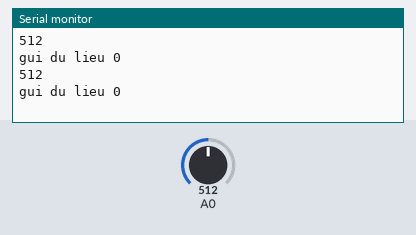
Recording of a sketch running on a simulated Arduino Uno, built with avr-gcc and run on an emulated ATmega328P. Parts: the last lines printed to the serial monitor. The test bench sets the inputs (shaded band); at power-on: A0 = 512.

Above: at 2.3 s.
2.4 s: A0 set to 660
At 4.2 s:
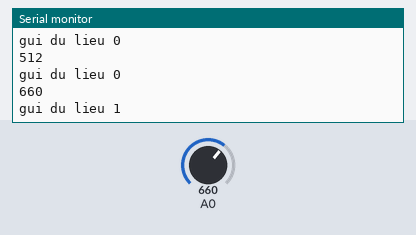
4.5 s: A0 set to 640
At 5.6 s:
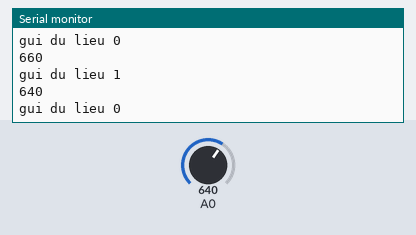
Timing chart, 0 to 7.5 s (numbered marks = the images above; inputs shaded):
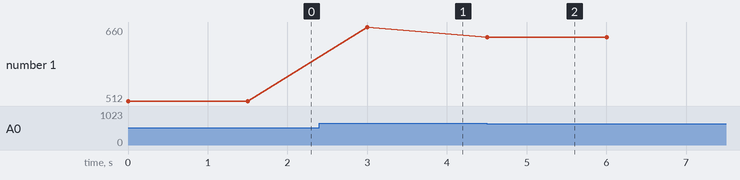

The sketch:

Master.ino
```cpp
//#include <SoftwareSerial.h>
//
//SoftwareSerial BTSerial (10, 11); // RX | TX
//
//void setup () {
//  pinMode (9, OUTPUT);
//  digitalWrite(9, HIGH);
//  Serial.begin(9600);
//  Serial.println ("Enter AT commands:");
//  BTSerial.begin (38400); // HC-05 default speed in AT command
//
//}
//void loop () {
//// Keep reading from HC-05 and send to Arduino Serial Monitor
//if (BTSerial.available())
//Serial.write(BTSerial.read());
//
//
//
//// Keep reading from Arduino Serial Monitor and send to HC-05
//if (Serial.available())
//  BTSerial.write(Serial.read());
//}
//
////chua cam nguon arrduino  -> cam nguon chua cam day 5v => cam day 5v dong thoi giu 2 giay => vao che do at mode


// Master
#include <SoftwareSerial.h>
SoftwareSerial BTSerial(10,11); // RX, TX
// sensor
int value;
//
void setup() {
  BTSerial.begin(38400);
  Serial.begin(38400);
}

void loop() {
  value = analogRead(A0);
  Serial.println(value);
  if (value <= 650) {
    BTSerial.write('0');
    Serial.println("gui du lieu 0 ");
  } else {
    BTSerial.write('1');
    Serial.println("gui du lieu 1 ");
  }
  delay(1500);
}
```

Measured:
- after the input at 2.4 s, the serial monitor: prints a new line after 0.60 s (image 1)
- after the input at 4.5 s, the serial monitor: prints a new line at once (image 2)
- plotted number 1: 512 → 660 after the input at 2.4 s, 660 → 640 after the input at 4.5 s
